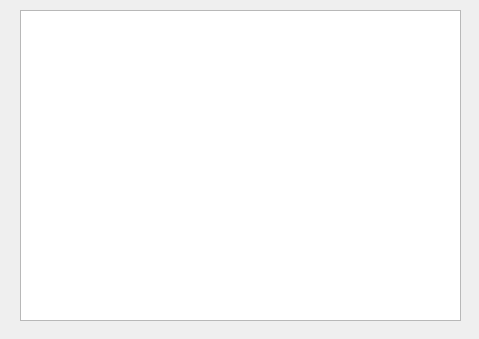
<?xml version="1.0" encoding="UTF-8"?>
<ui version="4.0">
 <class>MainWindow</class>
 <widget class="QMainWindow" name="MainWindow">
  <property name="geometry">
   <rect>
    <x>0</x>
    <y>0</y>
    <width>479</width>
    <height>339</height>
   </rect>
  </property>
  <property name="windowTitle">
   <string>MainWindow</string>
  </property>
  <widget class="QWidget" name="centralwidget">
   <widget class="QListWidget" name="date">
    <property name="geometry">
     <rect>
      <x>20</x>
      <y>10</y>
      <width>441</width>
      <height>311</height>
     </rect>
    </property>
   </widget>
  </widget>
 </widget>
 <resources/>
 <connections/>
</ui>
